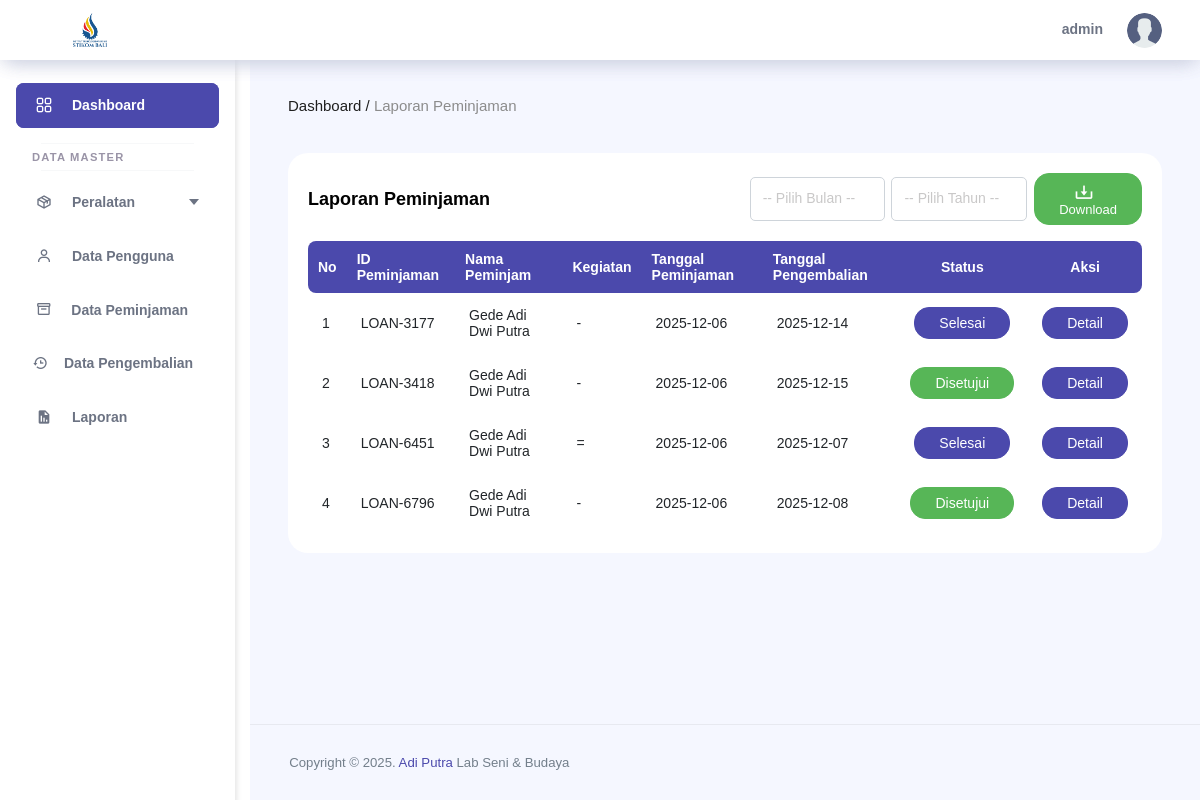
/admin/dashboard/index.php?page=laporan (signed in), run on the app's committed database.
### tables this page shows
CREATE TABLE `pengguna` (
  `id_pengguna` int(11) NOT NULL,
  `username` varchar(20) NOT NULL,
  `nama_lengkap` varchar(30) DEFAULT NULL,
  `no_hp` varchar(20) DEFAULT NULL,
  `password` varchar(255) NOT NULL,
  `tgl_daftar` datetime DEFAULT current_timestamp(),
  `role` enum('admin','user') NOT NULL DEFAULT 'user',
  `status` enum('Pegawai','Mahasiswa','Dosen') DEFAULT 'Mahasiswa'
);

CREATE TABLE `peminjaman` (
  `id_peminjaman` varchar(10) NOT NULL,
  `id_pengguna` int(11) NOT NULL,
  `jumlah` int(11) NOT NULL DEFAULT 0,
  `tanggal_pengajuan` datetime DEFAULT current_timestamp(),
  `tanggal_pinjam` date NOT NULL,
  `tanggal_kembali` date NOT NULL,
  `kegiatan` varchar(30) NOT NULL,
  `keterangan` text DEFAULT NULL,
  `status` enum('Menunggu','Disetujui','Ditolak','Selesai') DEFAULT 'Menunggu'
);

### admin/laporan/laporan.php (the view, shortened to what this page needs)
<?php
include "../../config/config.php";
?>
<!DOCTYPE html>
<html lang="en">
  <head>
    <link rel="stylesheet" href="../assets/vendors/feather/feather.css" />
    <link rel="stylesheet" href="../assets/vendors/ti-icons/css/themify-icons.css" />
    <link rel="stylesheet" href="https://cdn.jsdelivr.net/npm/boxicons@latest/css/boxicons.min.css" />
    <link rel="stylesheet" href="../assets/vendors/datatables.net-bs4/dataTables.bootstrap4.css" />
    <link href='https://cdn.boxicons.com/fonts/basic/boxicons.min.css' rel='stylesheet'>
    <link rel="stylesheet" href="../assets/css/style.css" />
  </head>
  <body>
    <div class="container-scroller">
    <?php include __DIR__ . '/../layout/navbar.php'; ?>
    <div class="container-fluid page-body-wrapper">
    <?php include __DIR__ . '/../layout/sidebar.php'; ?>
  <div class="main-panel">
    <div class="content-wrapper">
      <div class="row">
        <div class="col-md-12 grid-margin">
          <div class="row">
            <div class="col-12 col-xl-8 mb-4 mb-xl-0">
              <h6 class="font-weight-normal mb-0">
                Dashboard / <span class="text-gray">Laporan Peminjaman</span>
              </h6>
            </div>
          </div>
        </div>
      </div>
      <div class="row">
        <div class="col-md-12 grid-margin transparent">
          <div class="row">
              <div class="col-lg-12 grid-margin stretch-card">
                <div class="card">
                  <div class="card-body">
                   <div class="d-flex justify-content-between align-items-center mb-3">
                    <h4 class="card-title m-0">Laporan Peminjaman</h4>
                    <form action="../laporan/export_pdf.php" method="GET" class="d-flex align-items-center">
                      <select name="bulan" class="form-control form-control-sm mr-2" required>
                        <option value="">-- Pilih Bulan --</option>
                      </select>
                      <select name="tahun" class="form-control form-control-sm mr-2" required>
                        <option value="">-- Pilih Tahun --</option>
                      </select>
                    <button type="submit" class="btn btn-success btn-sm px-4">
                    <i class="bx bx-download fs-5 me-2"> </i> Download
                    </button>
                    </form>
                  </div>
                    <div class="table-responsive">
                     <table class="display expandable-table" style="width: 100%;" >
                      <thead>
                        <tr>
                          <th>No</th>
                          <th>ID Peminjaman</th>
                          <th>Nama Peminjam</th>
                          <th>Kegiatan</th>
                          <th>Tanggal Peminjaman</th>
                          <th>Tanggal Pengembalian</th>
                          <th class="text-center">Status</th>
                          <th class="text-center">Aksi</th>
                        </tr>
                      </thead>
                     <tbody>
                      <?php
                      $no = 1;
                      $query = "
                        SELECT p.*, u.nama_lengkap, SUM(dp.jumlah_pinjam) AS jumlah, pg.catatan_pengembalian
                        FROM peminjaman p
                        LEFT JOIN pengguna u ON p.id_pengguna = u.id_pengguna
                        LEFT JOIN detail_peminjaman dp ON p.id_peminjaman = dp.id_peminjaman
                        LEFT JOIN pengembalian pg ON p.id_peminjaman = pg.id_peminjaman
                        GROUP BY p.id_peminjaman
                        ORDER BY p.id_peminjaman ASC
                      ";
                      $tampil_data = mysqli_query($conn, $query);
                      if (!$tampil_data) {
                          echo "Query Error: " . mysqli_error($conn);
                      } elseif (mysqli_num_rows($tampil_data) > 0) {
                          while ($row = mysqli_fetch_assoc($tampil_data)) :
                      ?>
                      <tr>
                        <td><?= $no++; ?></td>
                         <td><?= htmlspecialchars($row['id_peminjaman']); ?></td>
                        <td><?= htmlspecialchars($row['nama_lengkap']); ?></td>
                        <td><?= htmlspecialchars($row['kegiatan']); ?></td>
                        <td><?= $row['tanggal_pinjam']; ?></td>
                        <td><?= $row['tanggal_kembali']; ?></td>
                        <td class="text-center">
                          <span class="btn btn-<?= ($row['status'] == 'Disetujui') ? 'success' : (($row['status'] == 'Ditolak') ? 'danger' : 'primary') ?> py-2">
                            <?= $row['status']; ?>
                          </span>
                        </td>
                        <td class="text-center">
                            <button type="button" class="btn btn-primary py-2" data-toggle="modal" data-target="#modalDetail<?= $row['id_peminjaman'] ?>">
                              Detail
                            </button>
                        </td>
                      </tr>
                      <?php
                          endwhile;
                      }
                      ?>
                    </tbody>
                    </table>
                    </div>
                  </div>
                </div>
              </div>
            </div>
          </div>
        </div>
    </div>
    <footer class="footer">
      <div class="d-sm-flex justify-content-center justify-content-sm-between">
        <span class="text-muted text-center text-sm-left d-block d-sm-inline-block">
          Copyright © 2025. <a href="#">Adi Putra</a> Lab Seni & Budaya
        </span>
      </div>
    </footer>
  </div>
  </body>
</html>

### admin/layout/navbar.php (shortened to what this page needs)
<?php
include "../../config/config.php";
$data = null;
if (isset($_SESSION['id_pengguna'])) {
    $id_pengguna = $_SESSION['id_pengguna'];
    $result = mysqli_query($conn, "SELECT * FROM pengguna WHERE id_pengguna = '$id_pengguna'");
    if ($result && mysqli_num_rows($result) > 0) {
        $data = mysqli_fetch_assoc($result);
    }
}
?>
<!DOCTYPE html>
<html lang="en">
  <head>
    <link rel="stylesheet" href="../assets/vendors/feather/feather.css" />
    <link rel="stylesheet" href="../assets/vendors/ti-icons/css/themify-icons.css" />
    <link rel="stylesheet" href="../assets/vendors/css/vendor.bundle.base.css" />
    <link rel="stylesheet" href="https://cdn.jsdelivr.net/npm/boxicons@latest/css/boxicons.min.css" />
    <link rel="stylesheet" href="../assets/vendors/datatables.net-bs4/dataTables.bootstrap4.css" />
    <link rel="stylesheet" href="../assets/js/select.dataTables.min.css" />
    <link rel="stylesheet" href="../assets/css/style.css" />
  </head>
  <body>
<nav class="navbar col-lg-12 col-12 p-0 fixed-top d-flex flex-row">
        <div class="navbar-brand-wrapper d-flex align-items-center justify-content-center">
          <a class="navbar-brand brand-logo mr-5" href="dashboard_admin.php"><img src="../../assets/img/logo.png" class="mr-2" alt="logo" /></a>
        </div>
        <div class="navbar-menu-wrapper d-flex align-items-center justify-content-end">
          <ul class="navbar-nav navbar-nav-right">
            <li class="nav-item nav-profile dropdown d-flex align-items-center gap-2">
            <?php if ($data): ?>
                <div class="d-none d-lg-block font-weight-bold mr-3">
                  <?= htmlspecialchars($data['username']) ?>
                </div>
              <?php endif; ?>
              <a class="nav-link dropdown-toggle p-0" href="#" data-toggle="dropdown" id="profileDropdown">
                <img src="../../assets/img/users.png" alt="profile" class="rounded-circle" style="width: 35px; height: 35px;" />
              </a>
            </li>
          </ul>
        </div>
      </nav>
  </body>
</html>

### admin/layout/sidebar.php (style rules this page uses)
.main-panel { margin-left: 250px; width: calc(100% - 250px); }

### data on the page
pengguna: username "admin"
peminjaman: id_peminjaman "LOAN-3177", id_pengguna.nama_lengkap "Gede Adi Dwi Putra", kegiatan "-", tanggal_pinjam "2025-12-06", tanggal_kembali "2025-12-14", status "Selesai"
peminjaman: id_peminjaman "LOAN-3418", id_pengguna.nama_lengkap "Gede Adi Dwi Putra", kegiatan "-", tanggal_pinjam "2025-12-06", tanggal_kembali "2025-12-15", status "Disetujui"
peminjaman: id_peminjaman "LOAN-6451", id_pengguna.nama_lengkap "Gede Adi Dwi Putra", kegiatan "=", tanggal_pinjam "2025-12-06", tanggal_kembali "2025-12-07", status "Selesai"
peminjaman: id_peminjaman "LOAN-6796", id_pengguna.nama_lengkap "Gede Adi Dwi Putra", kegiatan "-", tanggal_pinjam "2025-12-06", tanggal_kembali "2025-12-08", status "Disetujui"
